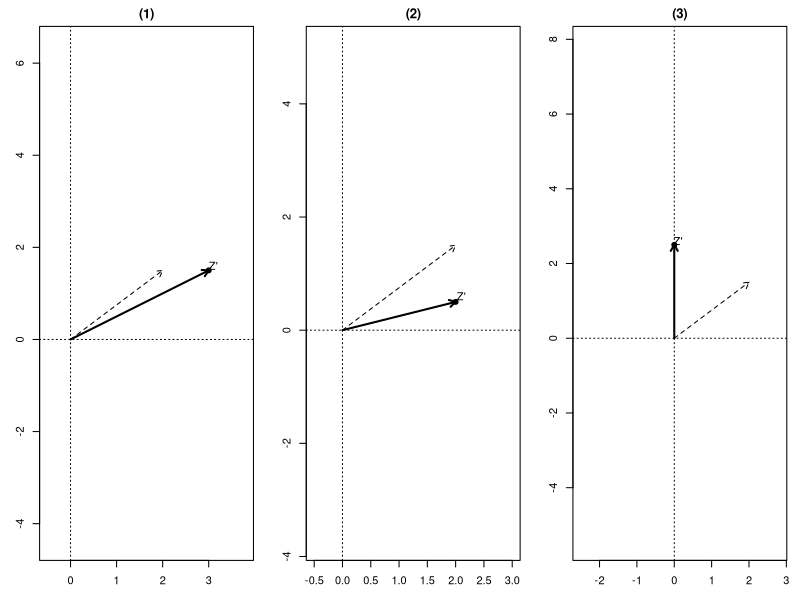

R code for this plot:
setwd("C:/Users/18904/Github/senior-mathematics/codes")
if(!dir.exists("../figures"))dir.create("../figures")
# week36: 7.2 complex arithmetic
# week36-1: Ex7.2 q2 given vector OZ=z, draw (1) z+1 (2) z-i (3) z+(-2+i)
draw1=function(){
  par(mfrow=c(1,3),mar=c(3,3,2,1))
  z=c(2,1.5)
  plot(0,0,xlim=c(-0.5,3.8),ylim=c(-0.5,2.5),type="n",asp=1,xlab="x",ylab="y",main="(1)")
  abline(h=0,v=0,lty=3)
  arrows(0,0,z[1],z[2],lty=2,lwd=1,length=0.07)
  arrows(0,0,z[1]+1,z[2],lwd=2,length=0.07)
  points(z[1]+1,z[2],pch=19);text(z[1]+1+0.1,z[2]+0.1,"Z'")
  plot(0,0,xlim=c(-0.5,3),ylim=c(-1.2,2.5),type="n",asp=1,xlab="x",ylab="y",main="(2)")
  abline(h=0,v=0,lty=3)
  arrows(0,0,z[1],z[2],lty=2,lwd=1,length=0.07)
  arrows(0,0,z[1],z[2]-1,lwd=2,length=0.07)
  points(z[1],z[2]-1,pch=19);text(z[1]+0.1,z[2]-1+0.1,"Z'")
  plot(0,0,xlim=c(-2.5,2.8),ylim=c(-0.8,3.2),type="n",asp=1,xlab="x",ylab="y",main="(3)")
  abline(h=0,v=0,lty=3)
  arrows(0,0,z[1],z[2],lty=2,lwd=1,length=0.07)
  arrows(0,0,z[1]-2,z[2]+1,lwd=2,length=0.07)
  points(z[1]-2,z[2]+1,pch=19);text(z[1]-2+0.1,z[2]+1+0.1,"Z'")
}
pdf("../figures/week36-1.pdf",width=12,height=4);draw1();dev.off()
svglite::svglite("../figures/week36-1.svg",width=12,height=4);draw1();dev.off()
